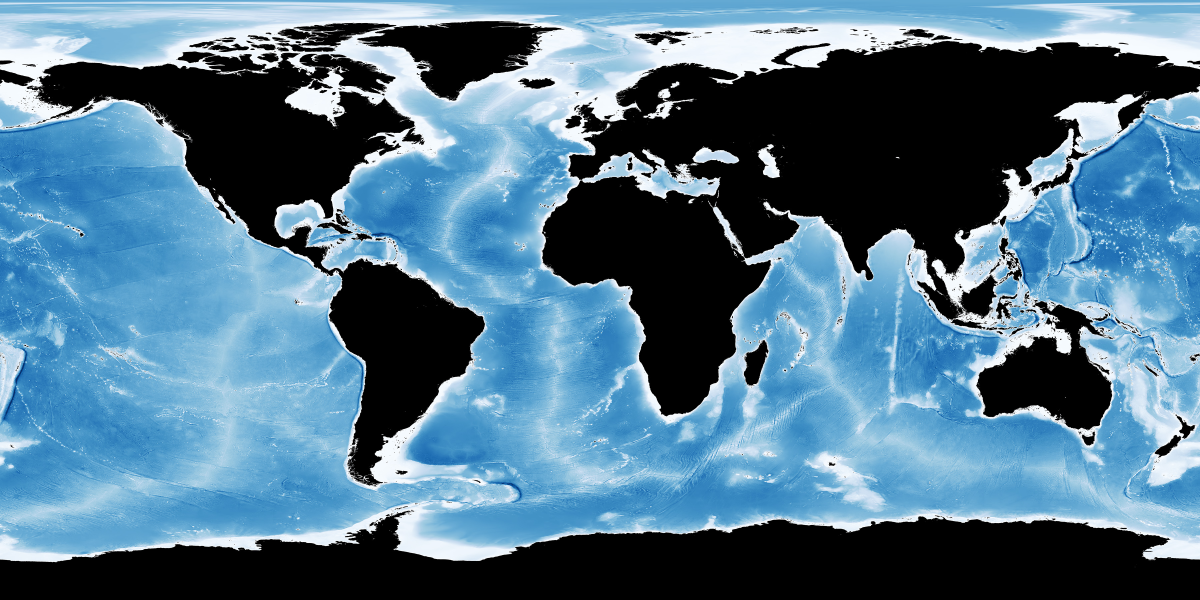
#> input picture resources/map/gebco_08_rev_bath_3600x1800_color.jpg, 3600 x 1800 px (shown at 1/3 size)
$ python bathymetry.py
#> lines starting #> are read from the running program, lines starting #| are printed output that depends on the picture
import cv2
import numpy as np
import os

def get_map_path(config):

    if config["map"]["mask_image_path_relative"]:
        print('opening path ', os.path.join( os.getcwd(), config["map"]["mask_image_path"] ))
        print(os.path.join( os.getcwd(), config["map"]["mask_image_path"] ))
        return os.path.join( os.getcwd(), config["map"]["mask_image_path"] )
    else:
        return config["map"]["mask_image_path"]


def load_image_np(config):

    image_np = cv2.imread(get_map_path(config))
#> image_np is the input picture: shape (1800, 3600, 3); mean B, G, R 139.7, 117.1, 82.1

    return image_np[:,:,::-1]
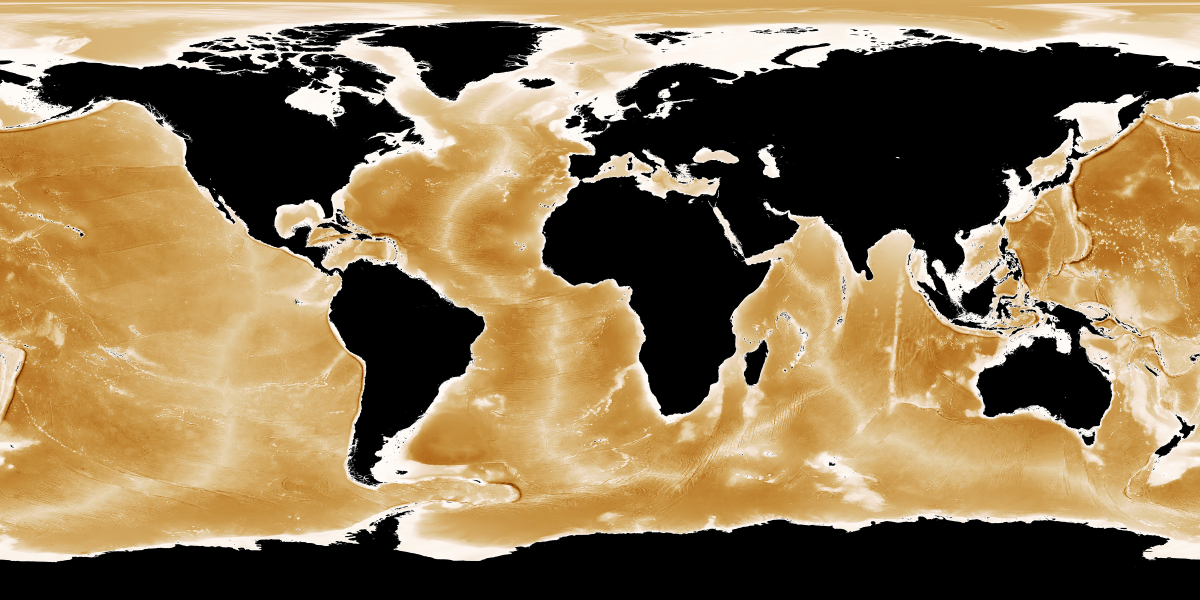
#> returned value: shape (1800, 3600, 3) (shown at 1/3 size); mean of channels 0, 1, 2 82.1, 117.1, 139.7; drawn as B, G, R


def load_state_np(config):

    image = load_image_np(config)

#> (the run stopped early here; a loop or call above may not have finished)
